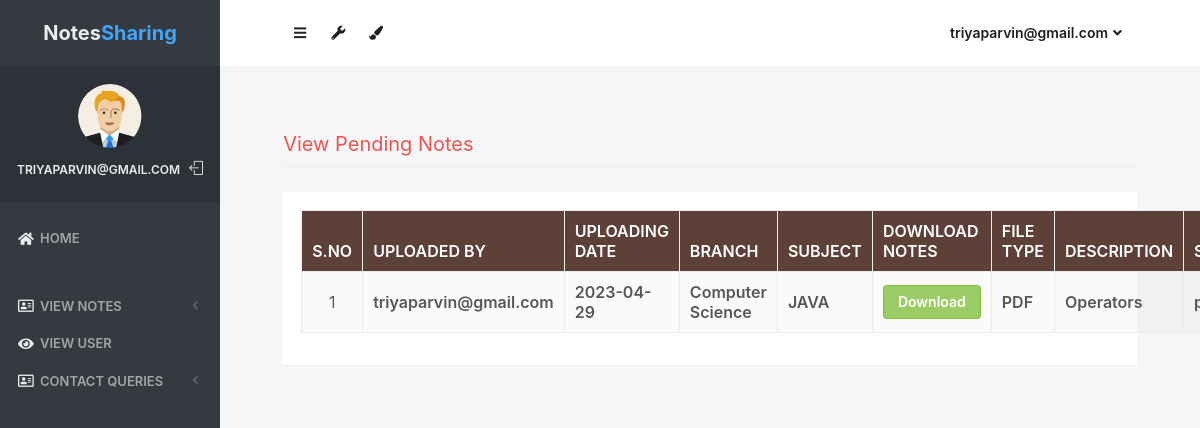
The page /pending_notes (signed in) on the database its author committed.
### notes/models.py (models this page shows, shortened)
class Notes(models.Model):
    user = models.ForeignKey(User,on_delete=models.CASCADE)
    uploadingdate = models.CharField(max_length=30)
    branch = models.CharField(max_length=30)
    subject = models.CharField(max_length=30)
    notesfile = models.FileField(null=True)
    filetype = models.CharField(max_length=30)
    description = models.CharField(max_length=200, null=True)
    status = models.CharField(max_length=15)

### notes/views.py (the view)
# urls.py: path('pending_notes', pending_notes, name='pending_notes'),
def pending_notes(request):
    if not request.user.is_authenticated:
        return redirect('login_admin')
    notes = Notes.objects.filter(status = "pending")
    d = {'notes':notes}
    return render(request, 'pending_notes.html',d)

### notes/templates/pending_notes.html (shortened to what this page needs)
{% load static %}
<html lang="en" class="no-focus">
    <head>
        <link rel="stylesheet" href="{% static 'js/plugins/datatables/dataTables.bootstrap4.min.css' %}">
        <link rel="stylesheet" id="css-main" href="{% static 'css1/codebase.min.css' %}">
    </head>
    <body>
        <div id="page-container" class="sidebar-o sidebar-inverse side-scroll page-header-fixed main-content-narrow">
         {% include "sidebar.html" %}
            {% include "admin_nav.html" %}
            <main id="main-container">
                <div class="content">
                    <h2 class="content-heading text-danger">View Pending Notes</h2>
                    <div class="block">
                        <div class="block-content block-content-full">
                            <table class="table table-bordered table-striped table-vcenter js-dataTable-full-pagination">
                                <thead class="text-white" style="background-color : #5d4037;">
                                    <tr>
                                        <th class="text-center">S.No</th>
                                        <th class="d-none d-sm-table-cell">Uploaded By</th>
                                        <th class="d-none d-sm-table-cell">Uploading Date</th>
                                        <th class="d-none d-sm-table-cell">Branch</th>
                                        <th class="d-none d-sm-table-cell">Subject</th>
                                        <th class="d-none d-sm-table-cell">Download Notes</th>
                                        <th class="d-none d-sm-table-cell">File Type</th>
                                        <th class="d-none d-sm-table-cell">Description</th>
                                        <th class="d-none d-sm-table-cell">Status</th>
                                    </tr>
                                </thead>
                                {% for i in notes %}
                                <tbody>
                                    <tr>
                                        <td class="text-center">{{forloop.counter}}</td>
                                        <td class="font-w600">{{i.user.username}}</td>
					<td class="font-w600">{{i.uploadingdate}}</td>
					<td class="font-w600">{{i.branch}}</td>
					<td class="font-w600">{{i.subject}}</td>
					<td class="font-w600"><a href="{{i.notesfile.url}}" class="btn btn-success" download>Download</a></td>
					<td class="font-w600">{{i.filetype}}</td>
					<td class="font-w600">{{i.description}}</td>
					<td class="font-w600">{{i.status}}</td>
                                    </tr>
                                        {% endfor %}
                                </tbody>
                            </table>
                        </div>
                    </div>
                </div>
            </main>
</div>
 <link rel="stylesheet" href="https://use.fontawesome.com/releases/v5.6.3/css/all.css">
    </body>
</html>

### notes/templates/sidebar.html (shortened to what this page needs)
{% load static %}
   <nav id="sidebar">
                <div id="sidebar-scroll">
                    <div class="sidebar-content">
                        <div class="content-header content-header-fullrow px-15">
                            <div class="content-header-section text-center align-parent sidebar-mini-hidden">
                                <div class="content-header-item">
                                    <a class="link-effect font-w700" href="{% url 'admin_home' %}">
                                           <span class="font-size-xl text-dual-primary-dark">Notes</span><span class="font-size-xl text-primary">Sharing</span>
                                    </a>
                                </div>
                            </div>
                        </div>
                        <div class="content-side content-side-full content-side-user px-10 align-parent">
                            <div class="sidebar-mini-hidden-b text-center">
                                <a class="img-link" href="be_pages_generic_profile.html">
                                    <img class="img-avatar" src="{% static 'img/avatars/user1.png' %}" alt="">
                                </a>
                                <ul class="list-inline mt-10">
                                    <li class="list-inline-item">
                                        <a class="link-effect text-dual-primary-dark font-size-xs font-w600 text-uppercase" href="{% url 'admin_home' %}">{{ request.user.username }}</a>
                                    </li>
                                    <li class="list-inline-item">
                                        <a class="link-effect text-dual-primary-dark" href="{% url 'logout' %}">
                                            <i class="si si-logout"></i>
                                        </a>
                                    </li>
                                </ul>
                            </div>
                        </div>
                        <div class="content-side content-side-full">
                            <ul class="nav-main">
                                <li class="open">
                                    <a href="{% url 'admin_home' %}"><i class="fas fa-home"></i><span class="sidebar-mini-hide">Home</span></a>
                                </li>
                                <li class="nav-main-heading"><span class="sidebar-mini-visible">UI</span></li>
                                <li>
                                    <a class="nav-submenu" data-toggle="nav-submenu"><i class="far fa-address-card"></i>View Notes</a>
                                </li>
                                <li>
                                    <a  href="{% url 'view_users' %}"><i class="fas fa-eye"></i><span class="sidebar-mini-hide">View User</span></a>
                                </li>
                                <li>
                                    <a class="nav-submenu" data-toggle="nav-submenu"><i class="far fa-address-card"></i>Contact Queries</a>
                                </li>
                           </ul>
                        </div>
                    </div>
                </div>
            </nav>

### notes/templates/admin_nav.html (shortened to what this page needs)
{% load static %}
            <header id="page-header">
                <div class="content-header">
                    <div class="content-header-section">
                        <button type="button" class="btn btn-circle btn-dual-secondary" data-toggle="layout" data-action="sidebar_toggle">
                            <i class="fa fa-navicon"></i>
                        </button>
                        <div class="btn-group" role="group">
                            <button type="button" class="btn btn-circle btn-dual-secondary" id="page-header-options-dropdown" data-toggle="dropdown" aria-haspopup="true" aria-expanded="false">
                                <i class="fa fa-wrench"></i>
                            </button>
                        </div>
                        <div class="btn-group" role="group">
                            <button type="button" class="btn btn-circle btn-dual-secondary" id="page-header-themes-dropdown" data-toggle="dropdown" aria-haspopup="true" aria-expanded="false">
                                <i class="fa fa-paint-brush"></i>
                            </button>
                        </div>
                    </div>
                    <div class="content-header-section">
                        <div class="btn-group" role="group">
                            <button type="button" class="btn btn-rounded btn-dual-secondary" id="page-header-user-dropdown" data-toggle="dropdown" aria-haspopup="true" aria-expanded="false">
                                {{ request.user.username}}<i class="fa fa-angle-down ml-5"></i>
                            </button>
                        </div>
                    </div>
                </div>
            </header>

### rows shown on the page
Notes: user.username "triyaparvin@gmail.com", uploadingdate "2023-04-29", branch "Computer Science", subject "JAVA", filetype "PDF", description "Operators"

### other values the page prints
{{ request.user.username }} "TRIYAPARVIN@GMAIL.COM"
{{ request.user.username }} "triyaparvin@gmail.com"
